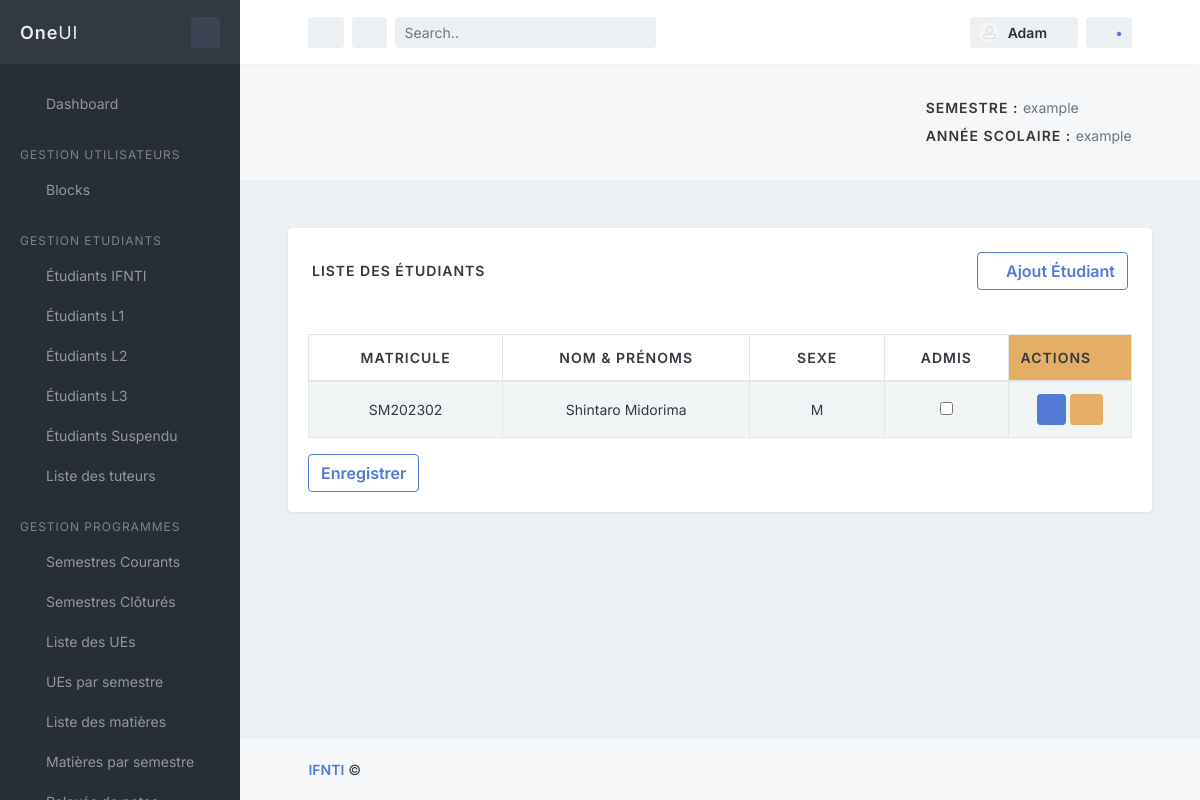
Screenshot of /main/liste-etudiants/semestre1/ with the database file from the repository.
### main/models.py (models this page shows, shortened)
class Utilisateur(models.Model):
    SEXE_CHOISE = [
        ('F','Feminin'),
        ('M','Masculin')
    ]
    nom=models.CharField(max_length=50)
    prenom = models.CharField(max_length=50, verbose_name="Prénom")
    sexe = models.CharField(max_length=1, choices=SEXE_CHOISE)
    datenaissance = models.DateField(blank=True,verbose_name="date de naissance",null=True, validators=[MaxValueValidator(limit_value=date(2006, 1,1), message="L'année de naissance doit être inférieure à 2006")])
    lieunaissance = models.CharField(blank=True,max_length=20, verbose_name="lieu de naissance")
    contact = models.CharField(max_length=25)
    email=models.CharField(max_length=50, null=True)
    adresse=models.CharField(max_length=50)
    prefecture=models.CharField(max_length=50, null=True, verbose_name="Préfecture", default='tchaoudjo',blank=True)
    is_active = models.BooleanField(default=True, verbose_name="Actif")
    carte_identity = models.CharField(max_length=50, null=True,  verbose_name="Carte d'identité")
    nationalite = models.CharField(max_length=30, default='Togolaise', verbose_name='Nationalté',blank=True)
    user = models.OneToOneField(settings.AUTH_USER_MODEL, on_delete=models.CASCADE)
    class Meta:
        abstract = True

class Etudiant(Utilisateur):
    id = models.CharField(primary_key=True, blank=True, max_length=12)
    CHOIX_SERIE = [('A', 'A'), ('C', 'C'), ('D', 'D'), ('E', 'E'), ('F1', 'F1'), ('F2', 'F2'), ('F3', 'F3'),
                   ('F4', 'F4'), ('G2', 'G2')]
    seriebac1 = models.CharField(blank=True,max_length=2, choices=CHOIX_SERIE, verbose_name="Série bac 1", null=True)
    seriebac2 = models.CharField(blank=True,max_length=2, choices=CHOIX_SERIE, verbose_name="Série bac 2", null=True)
    anneeentree = models.IntegerField(default=datetime.date.today().year, blank=True, verbose_name="année entrée", null=False)
    anneebac1 = models.IntegerField(blank=True,verbose_name="Année d’obtention du BAC 1", null=True)
    anneebac2 = models.IntegerField(blank=True,verbose_name="Année d’obtention du BAC 2", null=True, default=datetime.date.today().year)
    etablissementSeconde = models.CharField(max_length=300, verbose_name="Nom d'établissement seconde", null=True, blank=True)
    francaisSeconde = models.DecimalField(max_digits=4, decimal_places=2, verbose_name="Note de français Seconde", default="0")
    anglaisSeconde = models.DecimalField(max_digits=4, decimal_places=2, verbose_name="Note d'anglais Seconde", default="0")
    mathematiqueSeconde = models.DecimalField(max_digits=4, decimal_places=2, verbose_name="Note de mathématique Seconde", default="0")
    etablissementPremiere = models.CharField(max_length=300, verbose_name="Nom d'établissement Première", null=True, blank=True)
    francaisPremiere = models.DecimalField(max_digits=4, decimal_places=2, verbose_name="Note de français Première", default="0")
    anglaisPremiere = models.DecimalField(max_digits=4, decimal_places=2, verbose_name="Note d'anglais Première", default="0")
    mathematiquePremiere = models.DecimalField(max_digits=4, decimal_places=2, verbose_name="Note de mathématique Première", default="0")
    etablissementTerminale = models.CharField(max_length=300, verbose_name="Nom d'établissement Terminale", null=True, blank=True)
    francaisTerminale = models.DecimalField(max_digits=4, decimal_places=2, verbose_name="Note de français Terminale", default="0")
    anglaisTerminale = models.DecimalField(max_digits=4, decimal_places=2, verbose_name="Note d'anglais Terminale", default="0")
    mathematiqueTerminale = models.DecimalField(max_digits=4, decimal_places=2, verbose_name="Note de mathématique Terminale", default="0")
    semestre = models.ManyToManyField('Semestre')
    passer_semestre_suivant =models.BooleanField(default=False, verbose_name="Passer au semestre suivant")
    class Meta:
        verbose_name = "Etudiant"
        verbose_name_plural = "Etudiants"
        unique_together = [["nom", "prenom", "datenaissance", "email"]]
    """ Cléf de l'étudiant"""

### main/views.py (the view)
# urls.py: path('liste-etudiants/semestre1/', views.liste_etudiants_par_semestre, {'semestre': 'S1'}, name='liste_etudiants_semestre1'),
def liste_etudiants_par_semestre(request, semestre):
    semestre_obj = Semestre.objects.get(libelle=semestre)
    etudiants = semestre_obj.etudiant_set.all()
    context = {
        'etudiants': etudiants
    }
    if etudiants :
        return render(request, 'etudiants/liste_etudiants_par_semestre.html', context)
    return HttpResponse('Pas d\étudiant dans ce semestre')

### main/templates/etudiants/liste_etudiants_par_semestre.html (shortened to what this page needs)
{% extends '../index.html' %}
{% block content %}
<div class="block block-rounded m-5">
    <div class="block-header p-4">
        <h3 class="block-title">Liste des étudiants</h3>
        <a href="{% url 'main:create_etudiant' %}" class="btn btn-outline-primary">
            <i class="fas fa-plus"></i> Ajout Étudiant
        </a>
    </div>
    <div class="block-content block-content-full">
        <form action="{% url 'main:passage_etudiants' %}" method="post" onsubmit="return confirmPassageEtudiants();">
        <table class="table table-bordered table-striped table-vcenter js-dataTable-full-pagination">
            <thead>
                <tr>
                    <th class="text-center" style="width: 80px;">Matricule</th>
                    <th class="text-center" style="width: 30%;">Nom & Prénoms</th>
                    <th class="text-center" style="width: 80px;">Sexe</th>
                    <th class="text-center" style="width: 15%;">Admis</th>
                    <th scope="col" class="bg-warning" style="width: 15%;">Actions</th>
                </tr>
            </thead>
            <tbody>
                {% for etudiant in etudiants %}
                <tr>
                    <td class="text-center font-size-sm">{{etudiant.id}}</td>
                    <td class="text-center font-size-sm">{{etudiant.nom}} {{etudiant.prenom}}</td>
                    <td class="text-center font-size-sm">{{etudiant.sexe}}</td>
                    <td class="text-center font-size-sm"><input type="checkbox" name="passer_semestre_suivant" value="{{ etudiant.id }}"></td>
                    <td style="text-align: center;">
                        <button type="button" class="bs-modal read-book btn btn-sm btn-primary">
                            <a style="color: blanchedalmond;" href="{% url 'main:detail_etudiant' etudiant.id %}">
                                <span class="fa fa-eye"></span>
                            </a>
                        </button>
                        <button type="button" class="update-book btn btn-sm btn-warning">
                            <a style="color: blanchedalmond;" href="{% url 'main:update_etudiant' etudiant.id %}">
                                <span><i class="far fa-edit fa-lg"></i></span>
                        </button>
                    </td>
                </tr>
                {% endfor%}
            </tbody>
        </table>
        <button type="submit" class="btn btn-outline-primary">Enregistrer</button>
    </form>
    </div>
</div>
{% endblock %}

### rows the page displays
Etudiant: id "SM202302", nom "Shintaro", prenom "Midorima", sexe "M"
